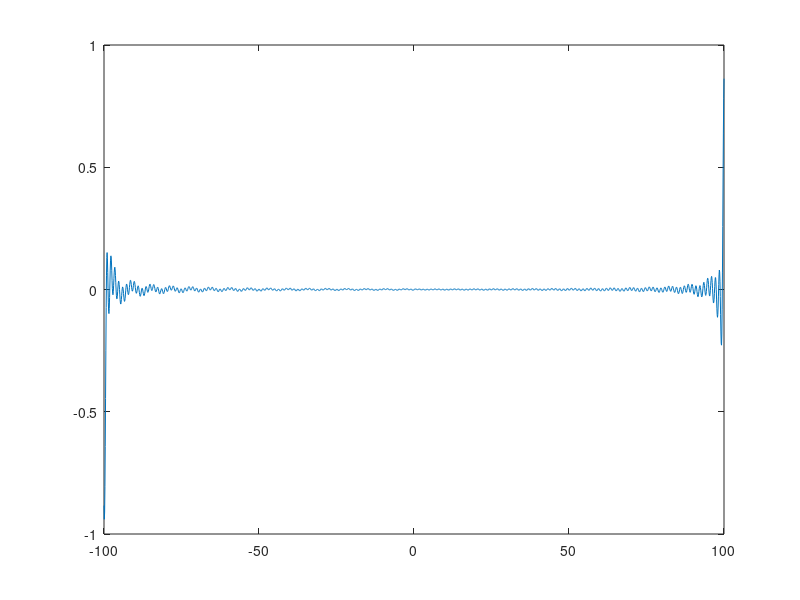

Write the MATLAB code that produced this figure.
clc
clear

dt=.1;
t=[0:dt:100];
x=cos(t);
[a,b]=xcorr(x,'unbiased');
% plot(b*dt,a)

y=cos(5*t);
[a,b]=xcorr(x,y,'unbiased');
plot(b*dt,a)